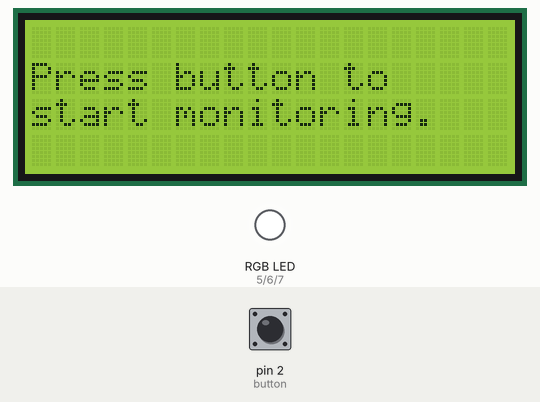
The sketch below on a simulated Arduino Uno, built with avr-gcc and run on an emulated ATmega328P. On the bench: 20×4 character LCD, an RGB LED mixed from three pins (HIGH = lit). The test bench sets the inputs (shaded band); at power-on: pin 2 (button) HIGH.

Above: at 1.2 s.
1.3 s: pin 2 (button) pulled LOW for 0.15 s
At 2.6 s:
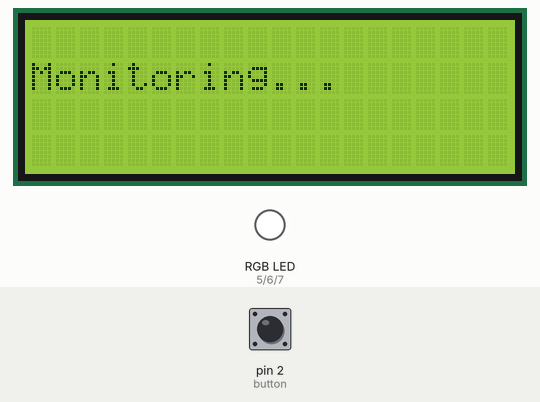
3.4 s: pin 2 (button) pulled LOW for 1 s
At 4.58 s:
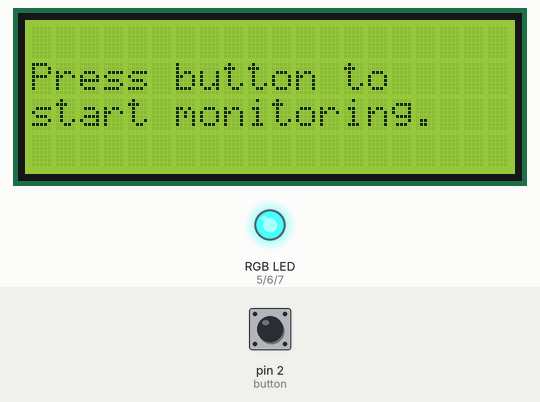
6.4 s: pin 2 (button) pulsed LOW 5 times (0.12 s each, 0.3 s apart)
At 6.68 s:
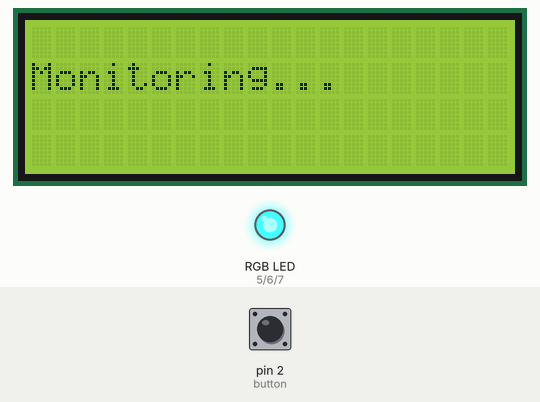
9.8 s: pin 2 (button) pulled LOW for 3.2 s
At 13.42 s:
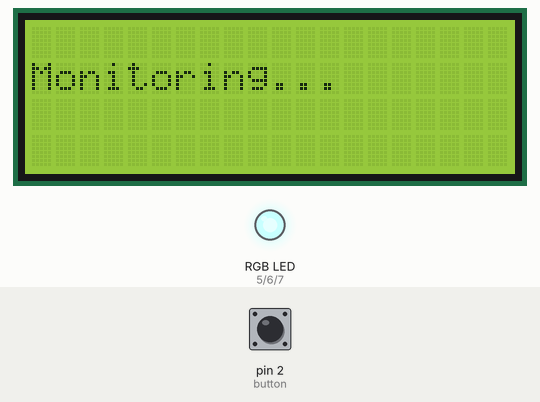
15.0 s: pin 2 (button) pulsed LOW 5 times (0.12 s each, 0.3 s apart)
At 16.81 s:
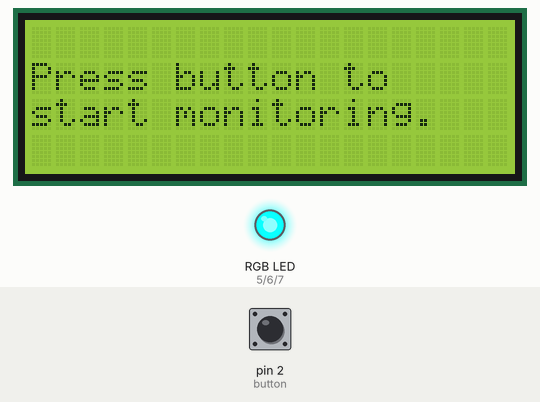
Timing chart, 0 to 18.8 s (numbered marks = the images above; inputs shaded):
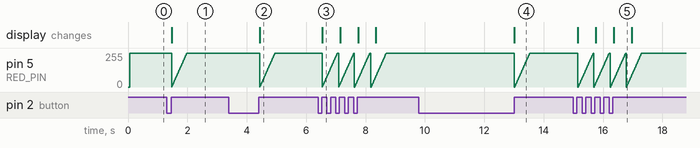

The sketch:

Button_INT.ino
```cpp
#include <Wire.h>
#include <LiquidCrystal_I2C.h>

LiquidCrystal_I2C lcd(0x27, 20, 4);  // set the LCD address to 0x27 for a 20 chars and 4 line display

volatile int buttonState = 1;  // State of the button, initially HIGH (not pressed)
volatile bool buttonPressed = false;
bool isMonitoring = false;

// RGB LED setup
#define RED_PIN 5
#define GREEN_PIN 6
#define BLUE_PIN 7

// Brightness level (0-255)
const int brightness1 = 50;
const int brightness2 = 255;


void setup() {

  // Serial Monitor
  Serial.begin(115200);

  // LCD setup
  lcd.init();
  lcd.backlight();

  // Button setup
  pinMode(2, INPUT_PULLUP);

  // RGB LED setup
  pinMode(RED_PIN, OUTPUT);
  pinMode(GREEN_PIN, OUTPUT);
  pinMode(BLUE_PIN, OUTPUT);
  analogWrite(RED_PIN, 255);  // Turn off the LED (common anode, so HIGH is off)
  analogWrite(GREEN_PIN, 255);  // Turn off the LED (common anode, so HIGH is off)
  analogWrite(BLUE_PIN, 255);  // Turn off the LED (common anode, so HIGH is off)

  // Attach interrupt to pin 2 (digital pin 2 on most Arduino boards is interrupt 0)
  attachInterrupt(digitalPinToInterrupt(2), buttonISR, CHANGE);

  // Start in idle state
  displayInitialText();
}

void loop() {

  if (buttonPressed) {
    buttonPressed = false;

    isMonitoring = !isMonitoring;

    if (isMonitoring) {
      displayMonitoringText();
    } else {
      displayInitialText();
    }

    blinkAndFadeOut();
  }

  // if (isMonitoring) {
  //   // Turn on the red LED with specified brightness
  //   analogWrite(RED_PIN, 255 - brightness2);  // Common anode, so invert the brightness
  //   analogWrite(GREEN_PIN, 255);  // Turn off green
  //   analogWrite(BLUE_PIN, 255);  // Turn off blue
  // } else {
  //   // Turn off the RGB LED
  //   analogWrite(RED_PIN, 255 - brightness1);
  //   analogWrite(GREEN_PIN, 255);
  //   analogWrite(BLUE_PIN, 255);
  // }
}

void blinkAndFadeOut() {
  // Fade out the LED
  for (int fadeValue = 255 - brightness2; fadeValue <= 255; fadeValue += 5) {  // Increase fadeValue from brightness to off
    analogWrite(RED_PIN, fadeValue);  // Apply fade effect
    delay(10);
  }
}

void buttonISR() {
  static unsigned long lastInterruptTime = 0;
  unsigned long interruptTime = millis();

  if (interruptTime - lastInterruptTime > 50) {  // Debouncing logic
    int currentState = digitalRead(2);

    if (currentState == HIGH && buttonState == LOW) {
      // Full button press detected (down and up)
      buttonPressed = true;
    }

    buttonState = currentState;
  }

  lastInterruptTime = interruptTime;
}

void displayInitialText() {
  lcd.clear();
  lcd.setCursor(0, 1);
  lcd.print("Press button to");
  lcd.setCursor(0, 2);
  lcd.print("start monitoring.");
}

void displayMonitoringText() {
  lcd.clear();
  lcd.setCursor(0, 1);
  lcd.print("Monitoring...");
}
```

Measured:
- after the input at 1.3 s, the display: changes after 0.17 s (image 1)
- after the input at 3.4 s, the display: changes after 1.0 s (image 2)
- after the input at 6.4 s, pin 5 (RED_PIN): ramps from 0/255 to 255/255 and jumps back, once every 0.55 s; the display: changes after 0.14 s (image 3)
- after the input at 9.8 s, the display: changes after 3.2 s (image 4)
- after the input at 15.0 s, pin 5 (RED_PIN): ramps from 0/255 to 255/255 and jumps back, once every 0.54 s; the display: changes after 0.15 s (image 5)
